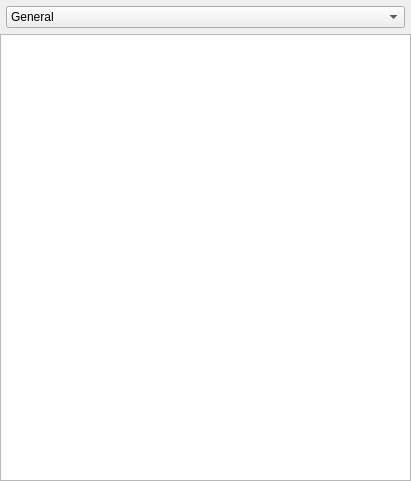
<?xml version="1.0" encoding="UTF-8"?>
<ui version="4.0">
 <class>QUFontInfoWidget</class>
 <widget class="QWidget" name="QUFontInfoWidget">
  <property name="geometry">
   <rect>
    <x>0</x>
    <y>0</y>
    <width>411</width>
    <height>481</height>
   </rect>
  </property>
  <property name="windowTitle">
   <string>Form</string>
  </property>
  <layout class="QVBoxLayout" name="verticalLayout">
   <property name="spacing">
    <number>0</number>
   </property>
   <property name="leftMargin">
    <number>0</number>
   </property>
   <property name="topMargin">
    <number>0</number>
   </property>
   <property name="rightMargin">
    <number>0</number>
   </property>
   <property name="bottomMargin">
    <number>0</number>
   </property>
   <item>
    <layout class="QHBoxLayout" name="horizontalLayout">
     <property name="leftMargin">
      <number>6</number>
     </property>
     <property name="topMargin">
      <number>6</number>
     </property>
     <property name="rightMargin">
      <number>6</number>
     </property>
     <property name="bottomMargin">
      <number>6</number>
     </property>
     <item>
      <widget class="QComboBox" name="comboBox">
       <property name="sizePolicy">
        <sizepolicy hsizetype="Expanding" vsizetype="Fixed">
         <horstretch>0</horstretch>
         <verstretch>0</verstretch>
        </sizepolicy>
       </property>
       <item>
        <property name="text">
         <string>General</string>
        </property>
       </item>
       <item>
        <property name="text">
         <string>hhea</string>
        </property>
       </item>
       <item>
        <property name="text">
         <string>hmtx</string>
        </property>
       </item>
       <item>
        <property name="text">
         <string>post</string>
        </property>
       </item>
       <item>
        <property name="text">
         <string>OS/2</string>
        </property>
       </item>
       <item>
        <property name="text">
         <string>GPOS</string>
        </property>
       </item>
       <item>
        <property name="text">
         <string>GSUB</string>
        </property>
       </item>
       <item>
        <property name="text">
         <string>BASE</string>
        </property>
       </item>
       <item>
        <property name="text">
         <string>GDEF</string>
        </property>
       </item>
      </widget>
     </item>
    </layout>
   </item>
   <item>
    <widget class="QTextBrowser" name="textBrowser">
     <property name="openExternalLinks">
      <bool>true</bool>
     </property>
    </widget>
   </item>
  </layout>
 </widget>
 <resources/>
 <connections/>
</ui>
